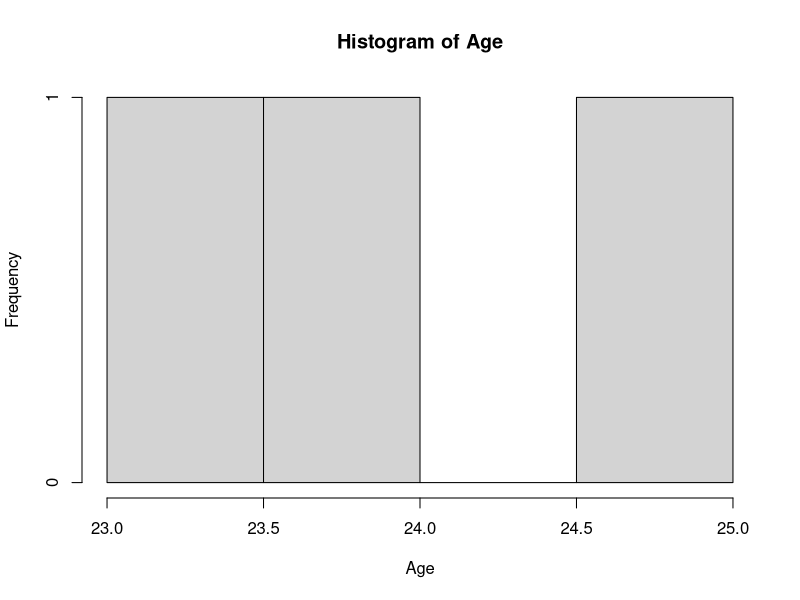
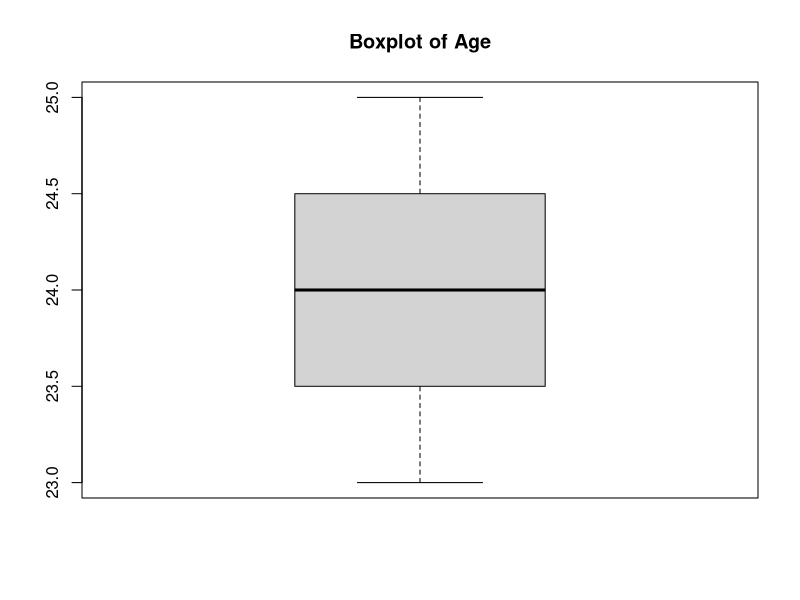

Source code (R) for these figures, in order:
# EXPERIMENT-15
# BOX PLOT
#
# AIM: To draw the box plot using R-tool.

names <- c("siri", "chru", "loki")
age   <- c(23, 24, 25)
marks <- c(88, 78, 25)

df <- data.frame(names, age, marks)

hist(df$age, main = "Histogram of Age", xlab = "Age")
boxplot(df$age, main = "Boxplot of Age")

# RESULT: Thus the box plot is executed successfully.
